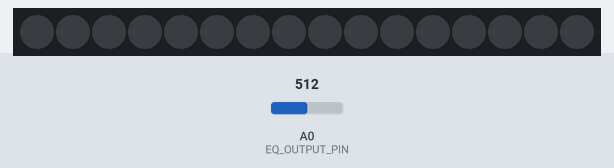
A sketch run on a simulated Arduino Uno, built with avr-gcc and run on an emulated ATmega328P. On the bench: 16 RGB LEDs in strip order, left to right. The test bench sets the inputs (shaded band); at power-on: A0 (EQ_OUTPUT_PIN) = 512. Dim RGB values are drawn brighter than linear.

Above: at 1.2 s.
1.3 s: A0 (EQ_OUTPUT_PIN) set to 716
At 1.46 s:
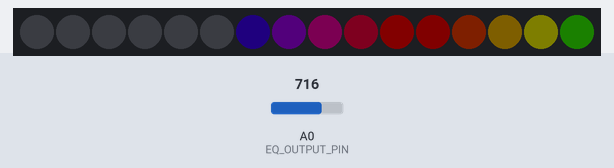
3.7 s: A0 (EQ_OUTPUT_PIN) set to 511
5.3 s: A0 (EQ_OUTPUT_PIN) set to 1023
At 5.47 s:
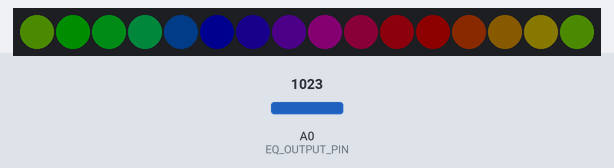
7.9 s: A0 (EQ_OUTPUT_PIN) set to 900
At 8.1 s:
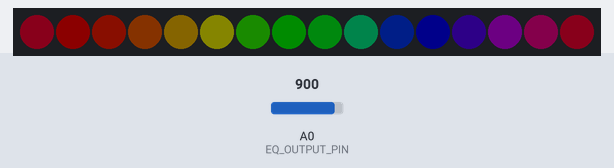
10.1 s: A0 (EQ_OUTPUT_PIN) set to 1023
At 11.57 s:
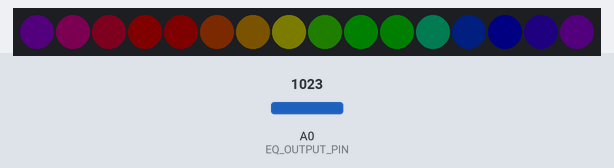
Timing chart, 0 to 13.1 s (numbered marks = the images above; inputs shaded):
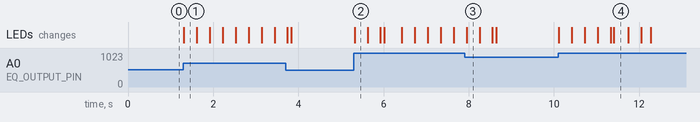

The sketch:

pixels_eq_main.ino
```cpp
#include <FastLED.h>
#include "pixels_include.h"


// Setup.

// Number of pixels.
static const uint8_t N_PIXELS = 16;

// Pin setup.
static const int NEO_PIXEL_PIN = 2;
static const int EQ_OUTPUT_PIN = A0;
static const int EQ_RESET_PIN = 6;
static const int EQ_STROBE_PIN = 7;


// Parameters.

// 8bit fraction. Absolute brightness level of pixels. Max = 255, which is absolutely blinding.
static const uint8_t MAX_BRIGHTNESS = 40;

// log2 values. Alpha and beta decay periods of the short period moving average.
static const uint8_t SHORT_PERIOD_DECAY_ALPHA = 2;
static const uint8_t SHORT_PERIOD_DECAY_BETA = 2;

// log2 value. Decay the long period moving average by this many bits each cycle.
static const uint8_t LONG_PERIOD_DECAY_ALPHA = 9;

// log2 value. If the difference between the short and long period averages is less than 1 over 2 ^ this amount, fade out the pixel.
static const uint8_t THRESHOLD = 3;

// 8bit fraction. When pixels are off or thresholded, fade them out by this fraction of 255 per cycle.
static const uint8_t FADE_RATE = 24;

// 8bit fraction. Flip pixels on at this brightness at least, as a percent of 255, where 255 has already been projected to MAX_BRIGHTNESS.
static const uint8_t MIN_BRIGHTNESS_ON = 0;

// 8bit fraction. Color saturation level.
static const uint8_t SATURATION = 255;


// Constants.

// Number of bands the spectrum analyzer has.
static const uint8_t NUM_FREQS = 7;

// Amount of fixed precision bits to use for the moving averages.
static const uint8_t FIXED_BITS = 4;

// Memoize the interpolation values from NUM_FREQS <-> N_PIXELS here.
static uint8_t BAND_WEIGHTS[N_PIXELS][2];

// State variables
static CRGB leds[N_PIXELS];
static float longReadMovingAverage[N_PIXELS];
static float shortReadMovingAverage[N_PIXELS];
static float shortReadMovingAverageDelta[N_PIXELS];

void setup() {
  pinMode(EQ_OUTPUT_PIN, INPUT);
  pinMode(EQ_STROBE_PIN, OUTPUT);
  pinMode(EQ_RESET_PIN, OUTPUT);
  pinMode(NEO_PIXEL_PIN, OUTPUT);

  FastLED.addLeds<NEOPIXEL, NEO_PIXEL_PIN>(leds, N_PIXELS).setCorrection(TypicalLEDStrip);
  FastLED.setBrightness(MAX_BRIGHTNESS);

  /*
  Serial.begin(9600);             // we agree to talk fast!
  while (!Serial) {
    ; // wait for serial port to connect. Needed for native USB
  }
  Serial.println("started");
  */

  digitalWrite(EQ_RESET_PIN, LOW);
  digitalWrite(EQ_STROBE_PIN, HIGH);

  setup_bins();
}

void loop(void) {
  readEq();

  for (uint8_t i = 0; i < N_PIXELS; i++) {
    setColor(i);
  }

  FastLED.show();
}

// Read the spectrum analyzer and populate the moving average globals.
void readEq(void) {
  digitalWrite(EQ_RESET_PIN, HIGH);
  digitalWrite(EQ_RESET_PIN, LOW);
  delayMicroseconds(70);

  for (uint8_t i = 0; i < NUM_FREQS; i++) {
    digitalWrite(EQ_STROBE_PIN, LOW);
    delayMicroseconds(40);

    // This will be a 10 bit value.
    uint16_t newValue = analogRead(EQ_OUTPUT_PIN);

    // Double exponential smoothing for the short period.
    smooth2(
      newValue,
      SHORT_PERIOD_DECAY_ALPHA,
      SHORT_PERIOD_DECAY_BETA,
      &shortReadMovingAverage[i],
      &shortReadMovingAverageDelta[i],
      longReadMovingAverage[i] != 0);

    // Single exponential smoothing for the long period. Not double because we actually want this to lag.
    smooth(
      newValue,
      LONG_PERIOD_DECAY_ALPHA,
      &longReadMovingAverage[i],
      longReadMovingAverage[i] != 0);

    digitalWrite(EQ_STROBE_PIN, HIGH);
    delayMicroseconds(40);
  }
}

// Set the new color value of an individial pixel.
void setColor(uint8_t i) {
  // Algorithm:
  // Take the difference between the long-period and short-period averages of each frequency band.
  // Interpolate pixel space to frequency space. If short period > long period of a given band, light up its pixels.

  int value, baseline;

  uint8_t band1, band2, percentBand2;

  // Project the 7 frequency bands onto N_PIXELS.
  band1 = BAND_WEIGHTS[i][0];
  band2 = band1 + 1;
  percentBand2 = BAND_WEIGHTS[i][1];

  // Short period value.
  value = hexWeightedMean((int32_t) shortReadMovingAverage[band1], (int32_t) shortReadMovingAverage[band2], percentBand2);

  // Long period "baseline".
  baseline = hexWeightedMean((int32_t) longReadMovingAverage[band1], (int32_t) longReadMovingAverage[band2], percentBand2);

  // Set brightness according to the long vs short distance.
  uint8_t brightness = map(max(value - baseline, 0), 0, baseline >> 1, 20, 255);

  // Hue = ring topology around the set of pixels.
  uint8_t hue = map(i, 0, N_PIXELS - 1, 0, 255);

  // Rotate hue over time.
  hue += (millis() >> 4) & 0xff;

  CRGB color = CHSV(hue, SATURATION, brightness);
  CRGB oldColor = leds[i];

  if (value <= baseline + (baseline >> THRESHOLD)) {
    // Threshold smoothing. If the difference between value and baseline is small, leave the pixel off.
    // This reduces flickering when things are quiet.
    leds[i].fadeToBlackBy(FADE_RATE);

  } else if (oldColor.getLuma() > color.getLuma()) {
    // Fade out smoothing. If the new color is darker, fade it out conservatively. This reduces flicker.
    leds[i] = blend(leds[i], color, FADE_RATE);

  } else {
    leds[i] = color;
  }
}

// Initialize the BAND_WEIGHTS array.
// Trade off some memory for clock cycles since these values never change.
// This could be rewritten as a macro.
// I was too lazy to optimize out the division and floating point ops here.
void setup_bins(void) {

  // Smooth the end buckets by averaging them with their neighbors by this amount. Without this the edges are a little erratic.
  static const float EDGE_PERCENT = .15;

  for (uint8_t i = 0; i < N_PIXELS; i++) {
    uint8_t frequencyBin1;
    float percent;
    if (i == 0) {
      frequencyBin1 = 0;
      percent = EDGE_PERCENT;

    } else if (i == N_PIXELS - 1) {
      frequencyBin1 = NUM_FREQS - 2;
      percent = 1 - EDGE_PERCENT;

    } else {
      float newBin = (i * NUM_FREQS) / ((float) (N_PIXELS - 1));
      frequencyBin1 = (int) newBin;
      percent = fmod(newBin, 1);
    }

    // The pixel at location i should be between frequencyBin1 and frequencyBin1 + 1.
    BAND_WEIGHTS[i][0] = frequencyBin1;

    // The pixel at location i should be weighted towards frequencyBin1 + 1 at this percent.
    BAND_WEIGHTS[i][1] = (uint8_t) round(percent * 255);
  }
}
```

pixels_include.cpp
```cpp
#include <stdint.h>
#include <stdbool.h>
#include "pixels_include.h"

// Average two values together by an 8 bit "percent" as a fraction of 255
int hexWeightedMean(int32_t num_a, int32_t num_b, uint8_t percent_b) {
  //return fast255Divide((num_a * (255 - percent_b) + (num_b * percent_b)));
   return (num_a * (255 - percent_b) + (num_b * percent_b)) / 255;
}

float hexWeightedMean(float num_a, float num_b, uint8_t percent_b) {
  return (num_a * (255 - percent_b) + (num_b * percent_b)) / 255;
}

// Fast divide-by-255.
int fast255Divide(int val) {
  return (val + 1 + (val >> 8)) >> 8;
}

// Double exponential weighted moving average.
float smooth2(uint16_t newValue, uint8_t binAlpha, uint8_t binBeta, float *previousValue, float* previousDelta, bool started) {
  int delta = newValue - (*previousValue);
  (*previousDelta) = exponentialAverage(delta, *previousDelta, binBeta);
  return (*previousDelta) + smooth(newValue, binAlpha, previousValue, started);
}

float smooth(int newValue, uint8_t binAlpha, float* previousValue, bool started) {
  if (started) {
  (*previousValue) = exponentialAverage(newValue, *previousValue, binAlpha);
  } else {
  (*previousValue) = newValue;

  }
  return *previousValue;
}

// Exponential moving average.
// It should be possible to refactor this into pure integer ops.
float exponentialAverage(int newValue, float oldValue, uint8_t binAlpha) {
  return (((1 << binAlpha) - 1) * oldValue + newValue) / (1 << binAlpha);
}
```

pixels_include.h
```cpp
#include <stdint.h>
#include <stdbool.h>

float hexWeightedMean(float num_a, float num_b, uint8_t percent_b);
int hexWeightedMean(int32_t num_a, int32_t num_b, uint8_t percent_b);

int fast255Divide(int val);

float smooth2(uint16_t newValue, uint8_t binAlpha, uint8_t binBeta, float *previousValue, float* previousDelta, bool started);

float smooth(int newValue, uint8_t binAlpha, float* previousValue, bool started);

float exponentialAverage(int newValue, float oldValue, uint8_t binAlpha);
```

Measured:
- after the input at 1.3 s, the LEDs: change at once (image 1)
- after the input at 5.3 s, the LEDs: change at once (image 2)
- after the input at 10.1 s, the LEDs: first change at once (image 4 shows a later state)
